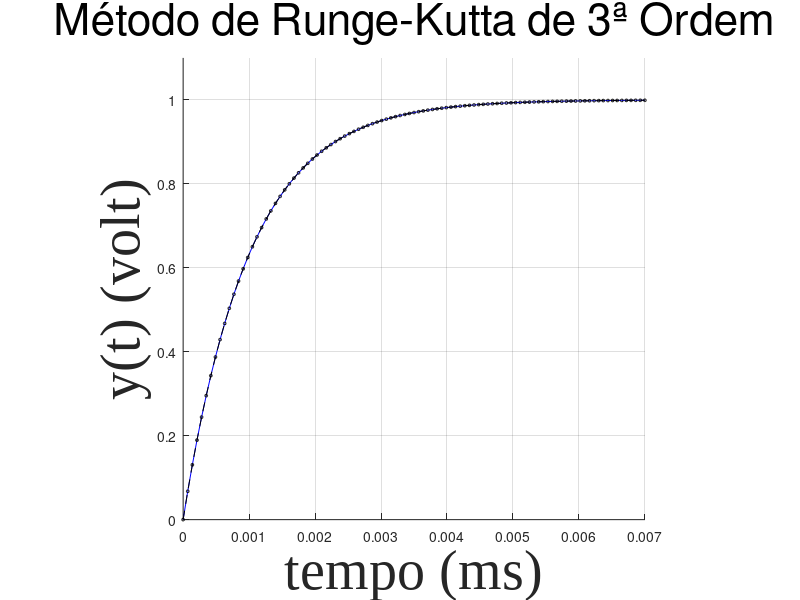
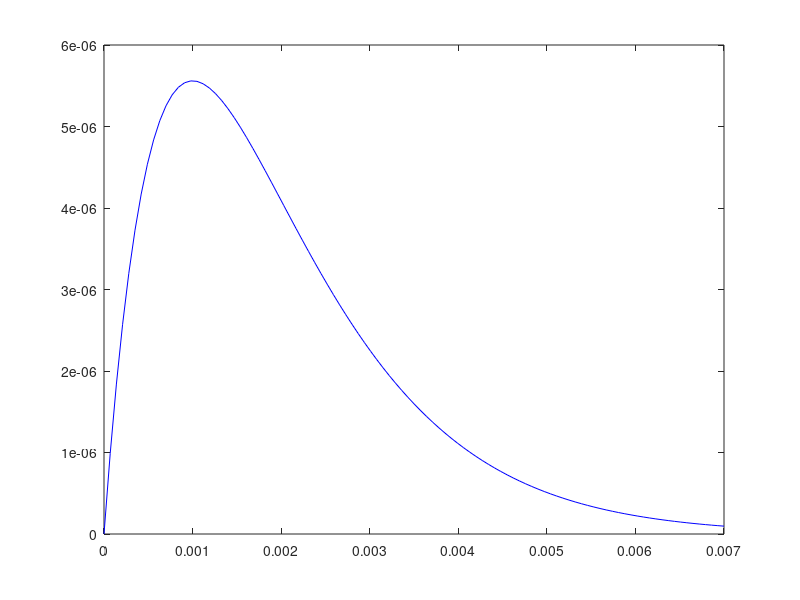

Reproduce these figures in MATLAB, in order.
% RK3
clear all,close all, clc
% DADOS DO PVI
R = 1000;
C = 0.000001;
tensao_inicial = 1;
tau = R.*C;

a=0; b=7E-3; m=100; h=(b-a)/m;

xj(1) = 0;
yj(1) = 0;

x=[0:0.00007:.007]'; %% x = tempo t (ms)
y = 1 - exp(-x./tau); %% RESPOSTA EXATA

f = @(x,y) ( 1 - y )./ tau;

for j=1:m
    K1 = f(xj(j),yj(j))
    K2 = f( xj(j) + (h./2),yj(j) + (h./2).*K1);
    K3 = f( xj(j) + h, yj(j) + 2.*h.*K2 - h.*K1);

    yj(j+1) = yj(j) + (h./6).*(K1 + 4.*K2 + K3);
    xj(j+1) = xj(j) + h;

end


















figure(1);
hold on
plot(x,y,'b','Linewidth',.5)
plot(xj,yj,'k--',xj,yj,'ko','MarkerSize',2)
hold off

L1=xlabel('tempo (ms)');
L2=ylabel('y(t) (volt)');
L3=title('Método de Runge-Kutta de 3ª Ordem');
set(L1,'fontname','TimesNewRoman','FontSize',40);
set(L2,'fontname','TimesNewRoman','FontSize',40);
set(L3,'FontSize',32,'FontWeight','Normal');
axis([0 b 0 1.1])
axis square, box off, grid on
j=[0:m]'; ej=abs((1 - exp(-xj./tau)) - yj);
[j,xj',yj' ej']

figure(2);
plot(xj,ej,'b','Linewidth',.5)
